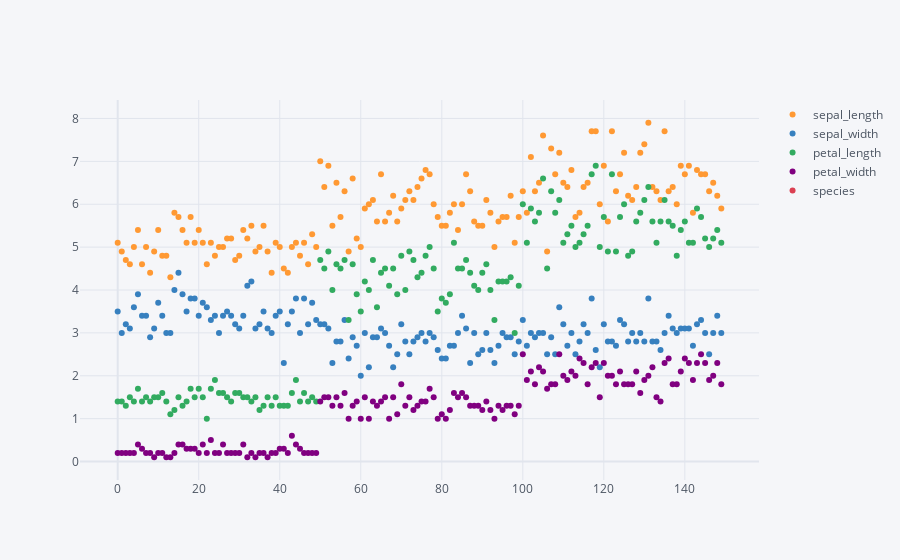

This figure's notebook cell:
### Code cell
df.iplot(mode='markers', kind='scatter', size=6)

### Figure 1 — Plotly figure (JSON) as saved in the notebook; plotly's stock layout.template omitted (floating-point values rounded to 4 significant figures; data arrays with more than 128 entries replaced by an {"elided": "..."} marker saying what was removed)
{"data": [{"line": {"color": "rgba(255, 153, 51, 1.0)", "dash": "solid", "shape": "linear", "width": 1.3}, "marker": {"size": 6, "symbol": "circle"}, "mode": "markers", "name": "sepal_length", "text": "", "type": "scatter", "x": {"elided": "150 int values"}, "y": {"elided": "150 float values"}}, {"line": {"color": "rgba(55, 128, 191, 1.0)", "dash": "solid", "shape": "linear", "width": 1.3}, "marker": {"size": 6, "symbol": "circle"}, "mode": "markers", "name": "sepal_width", "text": "", "type": "scatter", "x": {"elided": "150 int values"}, "y": {"elided": "150 float values"}}, {"line": {"color": "rgba(50, 171, 96, 1.0)", "dash": "solid", "shape": "linear", "width": 1.3}, "marker": {"size": 6, "symbol": "circle"}, "mode": "markers", "name": "petal_length", "text": "", "type": "scatter", "x": {"elided": "150 int values"}, "y": {"elided": "150 float values"}}, {"line": {"color": "rgba(128, 0, 128, 1.0)", "dash": "solid", "shape": "linear", "width": 1.3}, "marker": {"size": 6, "symbol": "circle"}, "mode": "markers", "name": "petal_width", "text": "", "type": "scatter", "x": {"elided": "150 int values"}, "y": {"elided": "150 float values"}}, {"line": {"color": "rgba(219, 64, 82, 1.0)", "dash": "solid", "shape": "linear", "width": 1.3}, "marker": {"size": 6, "symbol": "circle"}, "mode": "markers", "name": "species", "text": "", "type": "scatter", "x": {"elided": "150 int values"}, "y": {"elided": "150 str values"}}], "layout": {"legend": {"bgcolor": "#F5F6F9", "font": {"color": "#4D5663"}}, "paper_bgcolor": "#F5F6F9", "plot_bgcolor": "#F5F6F9", "title": {"font": {"color": "#4D5663"}}, "xaxis": {"gridcolor": "#E1E5ED", "showgrid": true, "tickfont": {"color": "#4D5663"}, "title": {"font": {"color": "#4D5663"}, "text": ""}, "zerolinecolor": "#E1E5ED"}, "yaxis": {"gridcolor": "#E1E5ED", "showgrid": true, "tickfont": {"color": "#4D5663"}, "title": {"font": {"color": "#4D5663"}, "text": ""}, "zerolinecolor": "#E1E5ED"}}}
